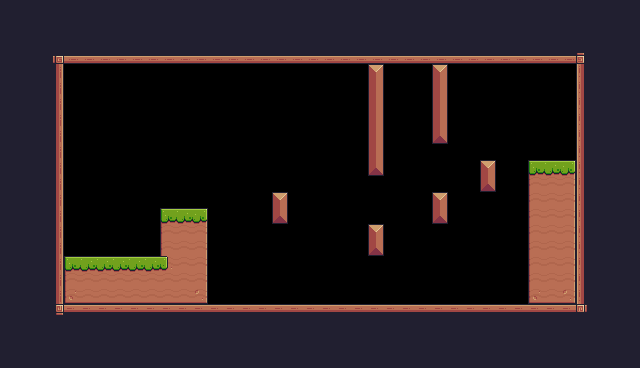

Tiled map render using the project's own tile images. Description and the whole map definition, tile-layer contents included, below:
An orthogonal 40x23 tile map with 16x16 px tiles, 1 tile layer (Background) and 24 objects (9x Saw, Player, Checkpoint).

<map version="1.10" tiledversion="1.12.1" orientation="orthogonal" renderorder="right-down" width="40" height="23" tilewidth="16" tileheight="16" infinite="0" nextlayerid="5" nextobjectid="76">
 <tileset firstgid="1" source="Pixel Adventure.tsx" />
 <layer id="4" name="Background" width="40" height="23">
  <properties>
   <property name="BackgroundColor" value="Purple" />
  </properties>
  <data encoding="csv">
24,24,24,24,24,24,24,24,24,24,24,24,24,24,24,24,24,24,24,24,24,24,24,24,24,24,24,24,24,24,24,24,24,24,24,24,24,24,24,24,
24,24,24,24,24,24,24,24,24,24,24,24,24,24,24,24,24,24,24,24,24,24,24,24,24,24,24,24,24,24,24,24,24,24,24,24,24,24,24,24,
24,24,200,200,200,24,24,24,24,24,24,24,24,24,24,24,24,24,24,24,24,24,24,24,24,24,24,24,24,24,24,24,24,24,200,200,200,200,200,24,
24,24,200,92,134,134,134,134,134,134,134,134,134,134,134,134,134,134,134,134,134,134,134,134,134,134,134,134,134,134,134,134,134,134,134,134,93,200,24,24,
24,24,200,113,0,0,0,0,0,0,0,0,0,0,0,0,0,0,0,0,0,0,0,16,0,0,0,16,0,0,0,0,0,0,0,0,111,200,24,24,
24,24,24,113,0,0,0,0,0,0,0,0,0,0,0,0,0,0,0,0,0,0,0,38,0,0,0,38,0,0,0,0,0,0,0,0,111,24,24,24,
24,24,24,113,0,0,0,0,0,0,0,0,0,0,0,0,0,0,0,0,0,0,0,38,0,0,0,38,0,0,0,0,0,0,0,0,111,24,24,24,
24,24,24,113,0,0,0,0,0,0,0,0,0,0,0,0,0,0,0,0,0,0,0,38,0,0,0,38,0,0,0,0,0,0,0,0,111,24,24,24,
24,24,24,113,0,0,0,0,0,0,0,0,0,0,0,0,0,0,0,0,0,0,0,38,0,0,0,60,0,0,0,0,0,0,0,0,111,24,24,24,
24,24,24,113,0,0,0,0,0,0,0,0,0,0,0,0,0,0,0,0,0,0,0,38,0,0,0,0,0,0,0,0,0,0,0,0,111,24,24,24,
24,24,24,113,0,0,0,0,0,0,0,72,72,72,72,72,72,72,72,72,0,0,0,60,0,0,0,0,72,72,16,72,72,7,8,9,111,24,24,24,
24,24,24,113,0,0,0,0,0,0,0,0,0,0,0,0,0,0,0,72,72,72,72,0,0,0,0,0,0,0,60,72,0,29,30,31,111,24,24,24,
24,24,24,113,0,0,0,0,0,0,0,0,0,0,0,0,0,16,0,0,72,72,72,72,72,72,72,16,56,0,0,72,0,29,30,31,111,24,24,24,
24,24,24,113,0,0,0,0,0,0,7,8,9,0,0,0,0,60,0,0,0,0,0,72,72,72,72,60,72,0,72,72,72,29,30,31,111,24,24,24,
24,24,24,113,0,0,0,0,0,0,29,30,31,0,0,0,0,0,0,0,0,0,0,16,0,0,0,0,0,0,0,0,0,29,30,31,111,24,24,24,
24,24,24,113,0,0,0,0,0,0,29,30,31,0,0,0,0,0,0,0,0,0,0,60,0,0,0,72,72,0,0,0,0,29,30,31,111,24,24,24,
24,24,24,113,7,8,8,8,8,8,33,30,31,0,0,0,0,0,0,0,0,0,0,0,0,0,0,72,72,72,72,72,72,29,30,31,111,24,24,24,
24,24,200,113,29,30,30,30,30,30,30,30,31,72,0,0,0,0,0,0,0,0,0,0,0,0,0,72,72,72,72,72,72,29,30,31,111,200,24,24,
24,24,200,113,51,52,52,52,52,52,52,52,53,72,0,0,0,0,0,0,0,0,0,0,0,0,0,72,72,72,72,72,72,51,52,53,111,200,24,24,
24,24,200,114,90,90,90,90,90,90,90,90,90,90,90,90,90,90,90,90,90,90,90,90,90,90,90,90,90,90,90,90,90,90,90,90,115,200,24,24,
24,24,200,200,200,24,24,24,24,24,24,24,24,24,24,24,24,24,24,24,24,24,24,24,24,24,24,24,24,24,24,24,24,24,24,200,200,200,24,24,
24,24,200,200,24,24,24,24,24,24,24,24,24,24,24,24,24,24,24,24,24,24,24,24,24,24,24,24,24,24,24,24,24,24,24,24,24,24,24,24,
24,24,24,24,24,24,24,24,24,24,24,24,24,24,24,24,24,24,24,24,24,24,24,24,24,24,24,24,24,24,24,24,24,24,24,24,24,24,24,24
</data>
 </layer>
 <objectgroup id="3" name="Collisions">
  <object id="53" x="160" y="208" width="48" height="96" />
  <object id="54" x="528" y="160" width="48" height="144" />
  <object id="56" x="272" y="192" width="16" height="32" />
  <object id="57" x="368" y="224" width="16" height="32" />
  <object id="58" x="432" y="192" width="16" height="32" />
  <object id="59" x="480" y="160" width="16" height="32" />
  <object id="60" x="368" y="64" width="16" height="112" />
  <object id="61" x="432" y="64" width="16" height="80" />
  <object id="62" x="48" y="48" width="544" height="16" />
  <object id="63" x="48" y="304" width="544" height="16" />
  <object id="64" x="48" y="64" width="16" height="240" />
  <object id="65" x="576" y="64" width="16" height="240" />
  <object id="66" x="64" y="256" width="96" height="48" />
 </objectgroup>
 <objectgroup id="2" name="Spawnpoints">
  <object id="1" name="Player" type="Player" x="80" y="208" width="32" height="32" />
  <object id="43" type="Saw" x="496" y="193" width="32" height="32">
   <properties>
    <property name="hasDelay" type="bool" value="false" />
    <property name="isVertical" type="bool" value="false" />
    <property name="offNeg" type="float" value="10" />
    <property name="offPos" type="float" value="0" />
   </properties>
  </object>
  <object id="44" type="Saw" x="368" y="193" width="32" height="32">
   <properties>
    <property name="hasDelay" type="bool" value="false" />
    <property name="isVertical" type="bool" value="false" />
    <property name="offNeg" type="float" value="10" />
    <property name="offPos" type="float" value="0" />
   </properties>
  </object>
  <object id="45" type="Saw" x="288" y="112" width="32" height="32">
   <properties>
    <property name="hasDelay" type="bool" value="false" />
    <property name="isVertical" type="bool" value="true" />
    <property name="offNeg" type="float" value="3" />
    <property name="offPos" type="float" value="5" />
   </properties>
  </object>
  <object id="46" type="Saw" x="448" y="272" width="32" height="32">
   <properties>
    <property name="hasDelay" type="bool" value="false" />
    <property name="isVertical" type="bool" value="false" />
    <property name="offNeg" type="float" value="0" />
    <property name="offPos" type="float" value="3" />
   </properties>
  </object>
  <object id="47" type="Saw" x="320" y="272" width="32" height="32">
   <properties>
    <property name="hasDelay" type="bool" value="false" />
    <property name="isVertical" type="bool" value="false" />
    <property name="offNeg" type="float" value="2" />
    <property name="offPos" type="float" value="1" />
   </properties>
  </object>
  <object id="48" type="Saw" x="224" y="64" width="32" height="32">
   <properties>
    <property name="hasDelay" type="bool" value="false" />
    <property name="isVertical" type="bool" value="true" />
    <property name="offNeg" type="float" value="0" />
    <property name="offPos" type="float" value="8" />
   </properties>
  </object>
  <object id="49" type="Saw" x="256" y="272" width="32" height="32">
   <properties>
    <property name="hasDelay" type="bool" value="false" />
    <property name="isVertical" type="bool" value="false" />
    <property name="offNeg" type="float" value="3" />
    <property name="offPos" type="float" value="0" />
   </properties>
  </object>
  <object id="50" type="Checkpoint" x="144" y="144" width="64" height="64" />
  <object id="51" type="Saw" x="448" y="192" width="32" height="32">
   <properties>
    <property name="hasDelay" type="bool" value="false" />
    <property name="isVertical" type="bool" value="true" />
    <property name="offNeg" type="float" value="8" />
    <property name="offPos" type="float" value="0" />
   </properties>
  </object>
  <object id="67" type="Saw" x="384" y="272" width="32" height="32">
   <properties>
    <property name="hasDelay" type="bool" value="false" />
    <property name="isVertical" type="bool" value="false" />
    <property name="offNeg" type="float" value="1" />
    <property name="offPos" type="float" value="2" />
   </properties>
  </object>
 </objectgroup>
</map>
